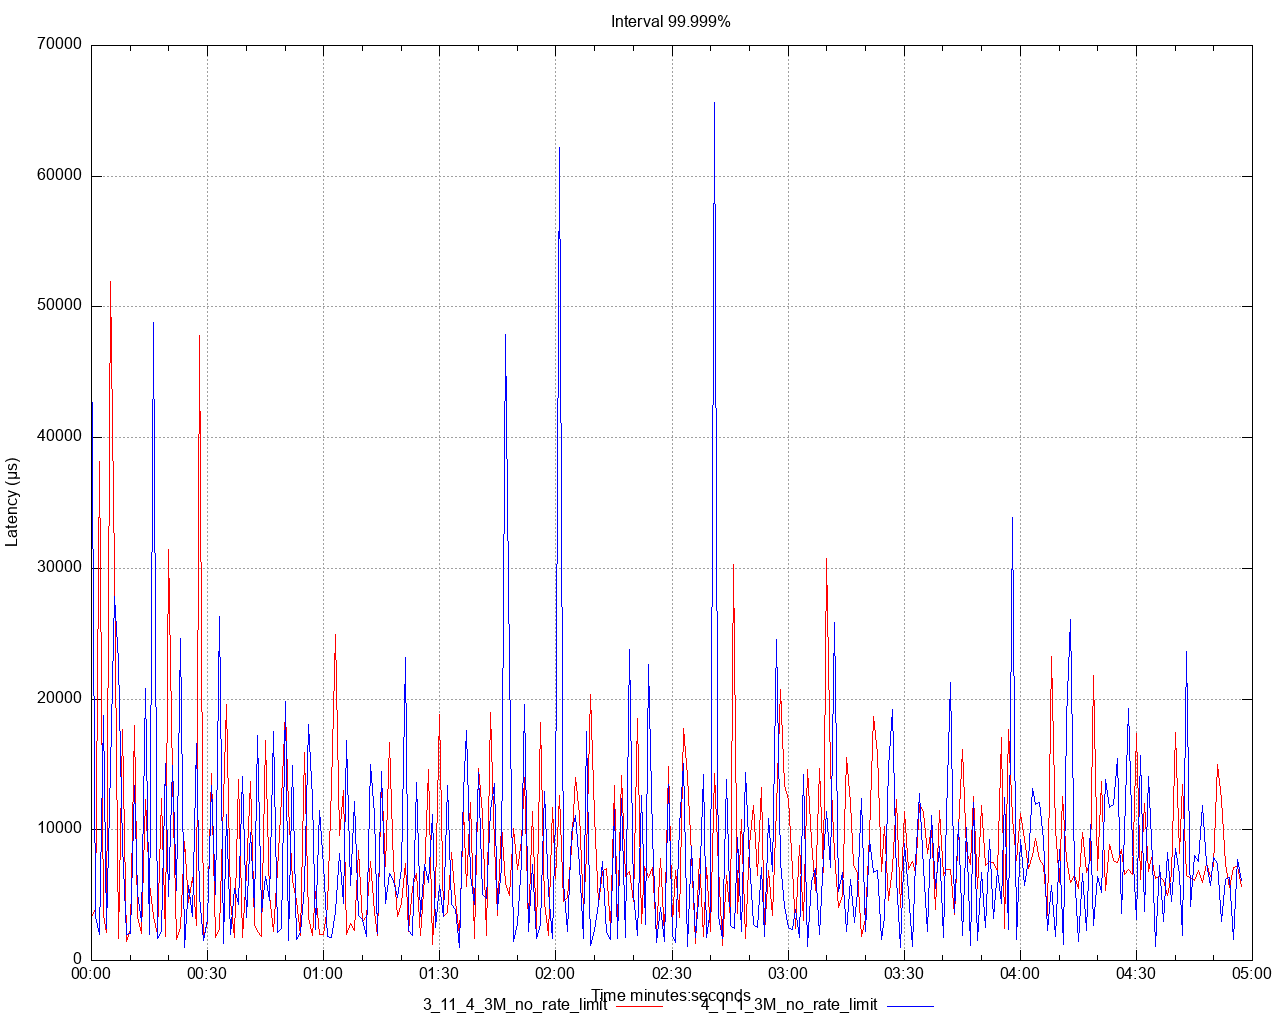

Write the gnuplot code that produced this figure.
set title 'Interval 99.999%' noenhanced
set style data lines
set datafile separator ","
set terminal png size 1280,1024
set grid
set key below
set xdata time
set timefmt "%s"
offset = 0
t0(x)=(offset=($0==0) ? x : offset, x - offset)
set xlabel 'Time minutes:seconds'
set ylabel 'Latency (μs)'
set output '/Users/ahmet.mircik/simulator/tests/report_3M_no_rate_limit/latency/latency_interval_99999_set.png'
plot \
   '/Users/ahmet.mircik/simulator/tests/report_3M_no_rate_limit/data/latency_interval_99999_set_1.data' using (t0(timecolumn(1))):2 title "3_11_4_3M_no_rate_limit" noenhanced lt rgb "red", \
   '/Users/ahmet.mircik/simulator/tests/report_3M_no_rate_limit/data/latency_interval_99999_set_2.data' using (t0(timecolumn(1))):2 title "4_1_1_3M_no_rate_limit" noenhanced lt rgb "blue", \
